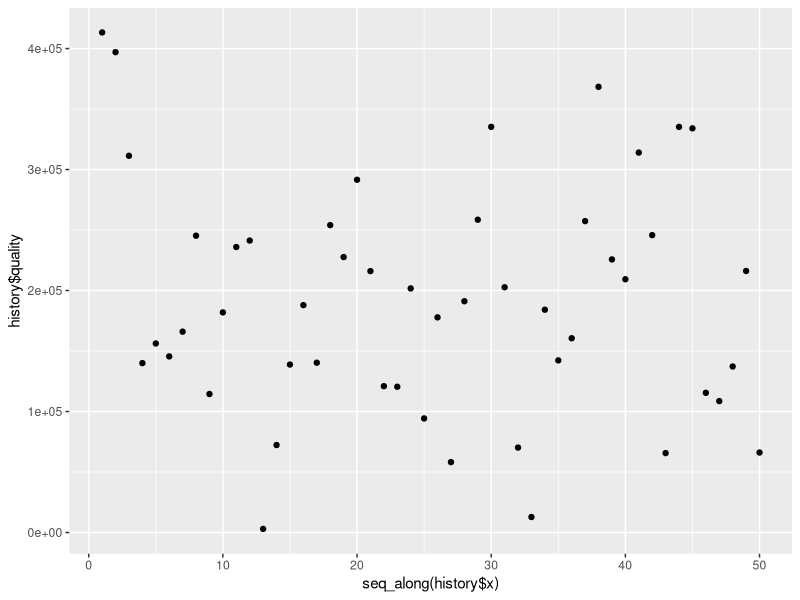

This chart was generated by the following R code:
## evolutionary 

## particle swarm

psPopulation<-50
psIterations<-500
cParam<-0.73
aParam<-2.05


ps.selection<-function(history, model)
{
	selectedPoints<-historyPop(history, psPopulation)
	return (selectedPoints)
}

ps.modelUpdate<-function(selectedPoints, model)
{
  for (i in 1:psPopulation) {
  	if (selectedPoints$quality[i]<model$localBestMinimum[i]) {
  		model$localBestMinimum[i]<-selectedPoints$quality[i]
  		model$localBestX[i]<-selectedPoints$x[i]
  		model$localBestY[i]<-selectedPoints$y[i]
  	}
  	if (selectedPoints$quality[i] < model$globalBestMinimum[1]) {
  		model$globalBestMinimum[1]<-selectedPoints$quality[i]
  		model$globalBestX[1]<-selectedPoints$x[i]
  		model$globalBestY[1]<-selectedPoints$y[i]
  	}
  }
  return (model)
}

ps.variation<-function(points, model)
{
	globalBestPosition<-c(model$globalBestX[1], model$globalBestY[1])
	for (i in 1:psPopulation) {
		rg<-runif(1, 0, 1)
		rl<-runif(1, 0, 1)
		velocity<-c(points$velocityX[i], points$velocityY[i])
		position<-c(points$x[i], points$y[i])
		localBestPosition<-c(model$localBestX[i], model$localBestY[i])
		newVelocity<-aParam*(position + cParam*(rg*(globalBestPosition - position) + rl*(localBestPosition - position))) 
		points$x[i]<-points$x[i]+newVelocity[[1]]
		points$y[i]<-points$y[i]+newVelocity[[2]]
		if (points$x[i] < -512) {
			points$x[i]<-(-512)
		}
		if (points$x[i] > 512) {
			points$x[i]<-512
		}
		if (points$y[i] < -512) {
			points$y[i]<-(-512)
		}
		if (points$y[i] > 512) {
			points$y[i]<-512
		}
	}
	return (points)
}


ps.startPoints<-function(number) 
{
  points<-data.frame( x=numeric(psPopulation), y=numeric(psPopulation), velocityX=numeric(psPopulation), velocityY=numeric(psPopulation), quality=numeric(psPopulation))
  for (i in 1:psPopulation) {
	points$x[i]<-runif(1, -512, 521)
	points$y[i]<-runif(1, -521, 521)
	points$velocityX[i]<-runif(1, -521, 521)
	points$velocityY[i]<-runif(1, -521, 521)
  }
  return (points)
}

ps.initialization<-function(startPoints)
{
	return (startPoints)
}

ps.initModel<-function(history)
{
	model<-data.frame(globalBestMinimum=numeric(psPopulation), globalBestX=numeric(psPopulation), globalBestY=numeric(psPopulation), localBestMinimum=numeric(psPopulation), localBestX=numeric(psPopulation), localBestY=numeric(psPopulation))
	for (i in 1:psPopulation) {
		model$localBestMinimum[i]<-history$quality[i]
		model$localBestX[i]<-history$x[i]
		model$localBestY[i]<-history$y[i]
	}
	minIndex<-which.min(model$localBestMinimum)
	model$globalBestMinimum[1]<-model$localBestMinimum[minIndex]
	model$globalBestX[1]<-model$localBestX[minIndex]
	model$globalBestY[1]<-model$localBestY[minIndex]
  return (model)
}



## antlion


## the engine

aggregatedOperator<-function(history, oldModel)
{
  
  selectedPoints<-ps.selection(history, oldModel)
  newModel<-ps.modelUpdate(selectedPoints, oldModel)
  newPoints<-ps.variation(selectedPoints, newModel)
  return (list(newPoints=newPoints,newModel=newModel))
}

metaheuristicRun<-function(initialization, startPoints, termination, evaluation)
{
  history<-ps.initialization(startPoints)
  history<-evaluateList(history, evaluation)
  model<-ps.initModel(history)
  i<-1
  while (!termination(i, psIterations))
  {
    aa<-aggregatedOperator(history, model)
    aa$newPoints<-evaluateList(aa$newPoints, evaluation)
    history<-historyPush(history,aa$newPoints)
    model<-aa$newModel
    i<-i+1
  }
  return(history)
}

historyPush<-function(oldHistory, newPoints)
{
  newHistory<-c(oldHistory,newPoints)
  return (newHistory)
}

historyPop<-function(history, number)
{
  stop=length(history)
  start=max(stop-number+1,1)
  return(history[start:stop])
}

evaluateList<-function(points,evaluation)
{

  for (i in 1:psPopulation) {
    points$quality[i]<-evaluation(points$x[i], points$y[i])
  }
  return (points) 
}

#commonFunctions


termination<-function(i, n)
{
  if (i <= n) { 
    return (F) 
  } 
  else { 
    return (T) 
  }
}

evaluation<-function(x, y)
{
  return(x^2 + y^2)
}


########## funtion

library(ggplot2)

startPoints<-ps.startPoints(10)
history<-metaheuristicRun(ps.initialization, startPoints, termination, evaluation)
print(qplot(seq_along(history$x), history$quality))

bla<-termination(3,2)
